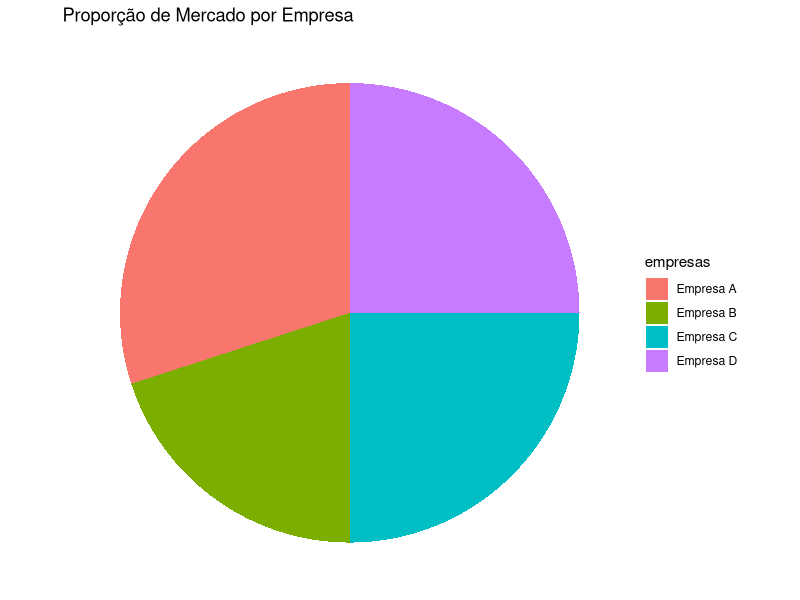

The R source for this figure:
# install.packages("ggplot2")

library(ggplot2)

## Grafico de barras 

produtos <- c("Produto A", "Produto B", "Produto C", "Produto D")
vendas <- c(150, 200, 250, 100)

dados <- data.frame(produtos, vendas)

# print(dados) 

grafico <- ggplot(data = dados, aes(x = produtos, y = vendas)) +
geom_bar(stat = "identity", fill = "red") +
labs(title = "Vendas de Produtos", x = "Produtos", y = "Números de vendas") +
theme_minimal()

# print(grafico)

## Grafico de Linhas

meses <- c("Jan", "Feb", "Mar", "Apr", "May", "Jun", "Jul", "Aug", 
"Sep", "Oct", "Nov", "Dec")
selling <- c(120, 150, 170, 180, 190, 220, 250, 230, 210, 200, 180, 160)

dados_linhas <- data.frame(meses, selling)

print(dados_linhas)

line_graphic <- ggplot(data = dados_linhas,
aes(x = meses, y = selling, group = 1)) +
geom_line(color = "blue", size = 1) +
geom_point(color = "red", size = 2) +
labs(title = "Grafico de meses x vendas", x = "meses", y = "vendas")

# print(line_graphic)

## Grafico de dispersao
altura <- c(150, 160, 170, 180, 190, 200, 210)
peso <- c(50, 60, 65, 70, 80, 90, 100)

dados_dispersao <- data.frame(altura, peso)

grafico_dispersao <- ggplot(data = dados_dispersao, aes(x = altura, y = peso)) +
  geom_point(color = "purple", size = 3) +
  labs(title = "Altura vs Peso", x = "Altura (cm)", y = "Peso (kg)") +
  theme_minimal()

# print(grafico_dispersao)


# Dados de exemplo: Distribuição de notas de uma turma
notas <- c(50, 55, 60, 65, 70, 75, 80, 85, 90, 95, 100, 40, 45, 70, 80, 85, 60, 75, 65, 70)

# Criando um histograma
grafico_histograma <- ggplot(data = data.frame(notas), aes(x = notas)) +
  geom_histogram(binwidth = 5, fill = "orange", color = "black") + # Bins de largura 5
  labs(title = "Distribuição de Notas da Turma", x = "Notas", y = "Frequência") +
  theme_minimal()

# Exibindo o histograma
# print(grafico_histograma)

# Dados de exemplo: Proporção de mercado por empresa
empresas <- c("Empresa A", "Empresa B", "Empresa C", "Empresa D")
participacao <- c(30, 20, 25, 25)

# Criar um dataframe com os dados
dados_pizza <- data.frame(empresas, participacao)

# Criando um gráfico de pizza usando ggplot2
grafico_pizza <- ggplot(data = dados_pizza, aes(x = "", y = participacao, fill = empresas)) +
  geom_bar(stat = "identity", width = 1) + # Cria barras preenchidas
  coord_polar("y") + # Converte para um gráfico de pizza
  labs(title = "Proporção de Mercado por Empresa") +
  theme_void() + # Remove o plano de fundo
  theme(legend.position = "right") # Posição da legenda

# Exibindo o gráfico de pizza
print(grafico_pizza)

